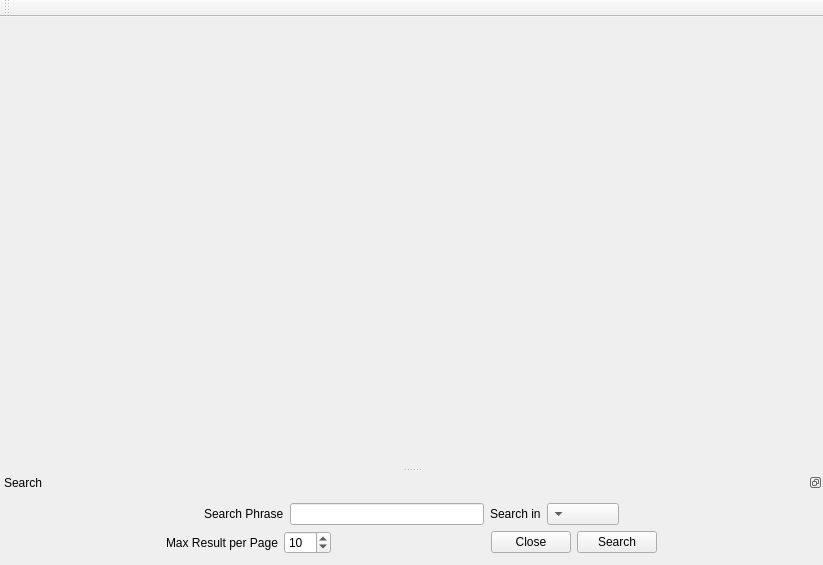
<?xml version="1.0" encoding="UTF-8"?>
<ui version="4.0">
 <class>MainWindow</class>
 <widget class="QMainWindow" name="MainWindow">
  <property name="geometry">
   <rect>
    <x>0</x>
    <y>0</y>
    <width>823</width>
    <height>565</height>
   </rect>
  </property>
  <property name="windowTitle">
   <string>MainWindow</string>
  </property>
  <widget class="QWidget" name="centralWidget">
   <layout class="QGridLayout" name="gridLayout"/>
  </widget>
  <widget class="QMenuBar" name="menuBar">
   <property name="geometry">
    <rect>
     <x>0</x>
     <y>0</y>
     <width>823</width>
     <height>21</height>
    </rect>
   </property>
  </widget>
  <widget class="QToolBar" name="mainToolBar">
   <property name="cursor">
    <cursorShape>ArrowCursor</cursorShape>
   </property>
   <property name="mouseTracking">
    <bool>false</bool>
   </property>
   <property name="contextMenuPolicy">
    <enum>Qt::PreventContextMenu</enum>
   </property>
   <property name="windowTitle">
    <string>Buttons</string>
   </property>
   <property name="iconSize">
    <size>
     <width>24</width>
     <height>24</height>
    </size>
   </property>
   <attribute name="toolBarArea">
    <enum>TopToolBarArea</enum>
   </attribute>
   <attribute name="toolBarBreak">
    <bool>false</bool>
   </attribute>
  </widget>
  <widget class="QDockWidget" name="searchWidget">
   <property name="enabled">
    <bool>true</bool>
   </property>
   <property name="layoutDirection">
    <enum>Qt::LeftToRight</enum>
   </property>
   <property name="features">
    <set>QDockWidget::DockWidgetFloatable|QDockWidget::DockWidgetMovable</set>
   </property>
   <property name="allowedAreas">
    <set>Qt::BottomDockWidgetArea|Qt::TopDockWidgetArea</set>
   </property>
   <property name="windowTitle">
    <string>Search</string>
   </property>
   <attribute name="dockWidgetArea">
    <number>8</number>
   </attribute>
   <widget class="QWidget" name="dockWidgetContents">
    <layout class="QGridLayout" name="gridLayout_2">
     <item row="0" column="1">
      <layout class="QVBoxLayout" name="verticalLayout">
       <item>
        <layout class="QHBoxLayout" name="horizontalLayout_2">
         <item>
          <spacer name="horizontalSpacer_5">
           <property name="orientation">
            <enum>Qt::Horizontal</enum>
           </property>
           <property name="sizeHint" stdset="0">
            <size>
             <width>40</width>
             <height>20</height>
            </size>
           </property>
          </spacer>
         </item>
         <item>
          <widget class="QLabel" name="labelSearchPhrase">
           <property name="text">
            <string>Search Phrase</string>
           </property>
          </widget>
         </item>
         <item>
          <widget class="QLineEdit" name="lineEditSearchText">
           <property name="layoutDirection">
            <enum>Qt::RightToLeft</enum>
           </property>
          </widget>
         </item>
         <item>
          <widget class="QLabel" name="labelSearchIn">
           <property name="text">
            <string>Search in</string>
           </property>
          </widget>
         </item>
         <item>
          <widget class="QComboBox" name="comboBoxSearchRegion">
           <property name="layoutDirection">
            <enum>Qt::RightToLeft</enum>
           </property>
          </widget>
         </item>
         <item>
          <spacer name="horizontalSpacer_2">
           <property name="orientation">
            <enum>Qt::Horizontal</enum>
           </property>
           <property name="sizeHint" stdset="0">
            <size>
             <width>40</width>
             <height>20</height>
            </size>
           </property>
          </spacer>
         </item>
        </layout>
       </item>
       <item>
        <layout class="QHBoxLayout" name="horizontalLayout_3">
         <item>
          <spacer name="horizontalSpacer_4">
           <property name="orientation">
            <enum>Qt::Horizontal</enum>
           </property>
           <property name="sizeHint" stdset="0">
            <size>
             <width>40</width>
             <height>20</height>
            </size>
           </property>
          </spacer>
         </item>
         <item>
          <widget class="QLabel" name="labelMaxResult">
           <property name="text">
            <string>Max Result per Page</string>
           </property>
          </widget>
         </item>
         <item>
          <widget class="QSpinBox" name="spinBoxMaxSearchResult">
           <property name="maximum">
            <number>100</number>
           </property>
           <property name="value">
            <number>10</number>
           </property>
          </widget>
         </item>
         <item>
          <spacer name="horizontalSpacer">
           <property name="orientation">
            <enum>Qt::Horizontal</enum>
           </property>
           <property name="sizeHint" stdset="0">
            <size>
             <width>40</width>
             <height>20</height>
            </size>
           </property>
          </spacer>
         </item>
         <item>
          <widget class="QPushButton" name="pushButtonSearchCancel">
           <property name="text">
            <string>Close</string>
           </property>
          </widget>
         </item>
         <item>
          <widget class="QPushButton" name="pushButtonSearch">
           <property name="text">
            <string>Search</string>
           </property>
          </widget>
         </item>
         <item>
          <spacer name="horizontalSpacer_3">
           <property name="orientation">
            <enum>Qt::Horizontal</enum>
           </property>
           <property name="sizeHint" stdset="0">
            <size>
             <width>40</width>
             <height>20</height>
            </size>
           </property>
          </spacer>
         </item>
        </layout>
       </item>
      </layout>
     </item>
    </layout>
   </widget>
  </widget>
 </widget>
 <layoutdefault spacing="6" margin="11"/>
 <resources>
  <include location="saaghar.qrc"/>
 </resources>
 <connections>
  <connection>
   <sender>lineEditSearchText</sender>
   <signal>returnPressed()</signal>
   <receiver>pushButtonSearch</receiver>
   <slot>click()</slot>
   <hints>
    <hint type="sourcelabel">
     <x>425</x>
     <y>493</y>
    </hint>
    <hint type="destinationlabel">
     <x>610</x>
     <y>525</y>
    </hint>
   </hints>
  </connection>
 </connections>
</ui>
